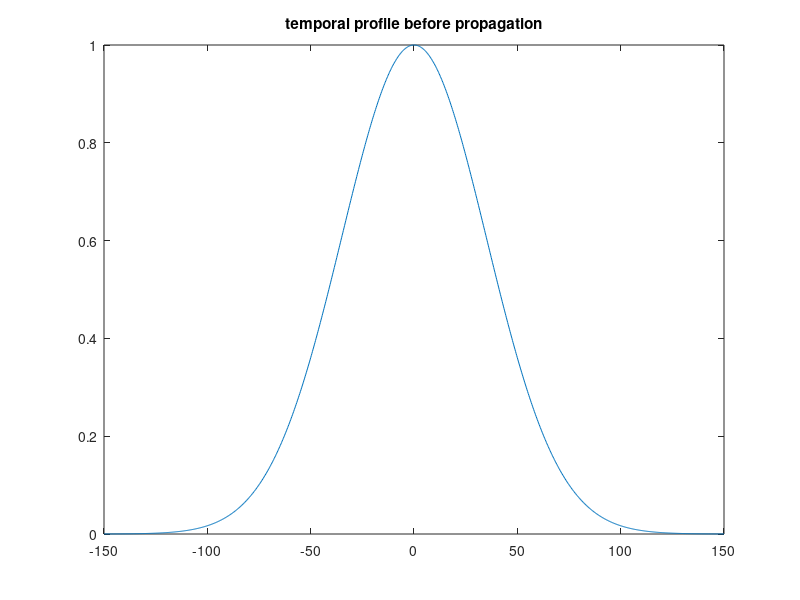
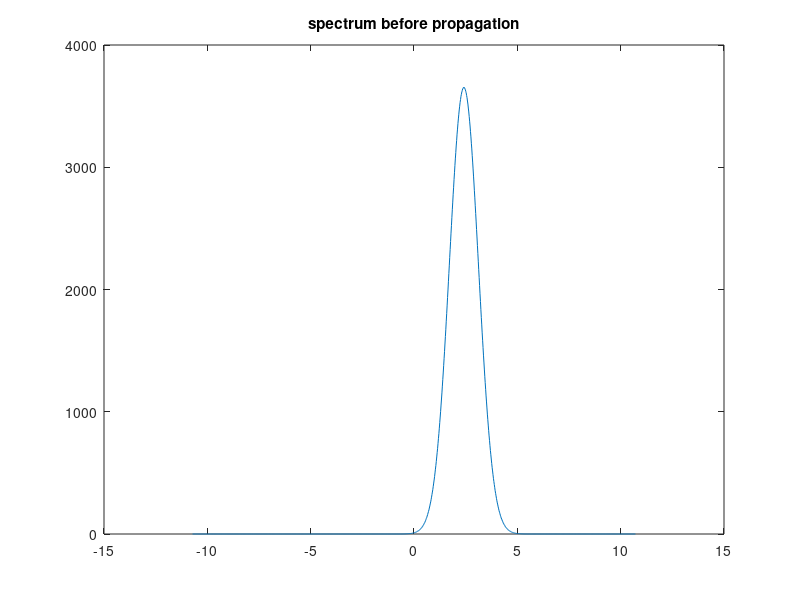

Reproduce these figures in MATLAB, in order. (Note: this script raises an error after producing the figures.)
%%%% BPM in a kerr medium %%%%%%%%%%%%

%Beam propagation method - DHT for spatial profile propagation and FFT for
%temporal
close all;

%%%%%%%%tempoaral profile construction%%%%%%%%%%

tmax = 300; %total width of time domain in fs
c = 3*10^8 ; %speed of flight in m/s
N = 1024; %time resolution
dt=tmax/(N-1);
t = (-tmax/2:dt:tmax/2);
lambda0 = 785 * 10^(-9); %carrier wavelength in meters
w0 = 2*pi*(c/lambda0) * (10^-15);%  carrier frequency in fs^-1
%phit = zeros(1,length(t)); %phase as a function of time
%phit = -(0.09)*(t.^1); %linear phase equals shift 
phit = (0.01)*(t.^2); %experiment with the chirp (0.04 default)
sigsq = (3.5*10).^2; %sigma squared = width of the envelope squared in fs^2
I = exp((-t.^2)/(2*sigsq)); %intensity envelope
ewt = exp(1i*(w0*t - phit));
E=[];
E.time = (1).*sqrt(I).*(((ewt))); %electric field in time domain
E.w = fftshift(fft(ifftshift(E.time))); %electric field in frequency domain through FFT
dw = 2*pi/tmax;
wmax = 2*pi/dt;
w = -wmax/2:dw:wmax/2; % frequency array in fs^-1 units
n=1.0*ones(1,length(w)); % refractive index
x = ((2*pi*c)./(w*10^15)).*(10^6); %Wavelength in microns
%n=sqrt(1+1.03961212./(1-0.00600069867./(x.^2))+0.231792344./(1-0.0200179144./(x.^2))+1.01046945./(1-103.560653./(x.^2)));
n2 = 0.000000;
I_w = (abs(E.w)).^2; %intensity of electric field in frequency domain
A = (I_w/max(I_w))>0.0001; %phase blanking to avoid random phase values
I_w = A.*I_w;
phiw = A.*unwrap(angle(E.w)); %phase blanking to avoid random phase values
figure; plot(t,I);title('temporal profile before propagation')
figure; plot(w,abs(E.w).^2);title('spectrum before propagation')

%%%%%%%%spatial domain construction (transverse coordinates)%%%%%%%%%%

sigma = 100.0e-06; %spot size at z=0 in meters
z = (pi.*(sigma.^2)/lambda0)./4; %propagation length in meters (equal to half Rayleigh range in this example)
steps = 5;
dz = z/steps;
Rmax = 5.0e-04; %maximum spatial grid location in transverse plane in meters
M = 200; %spatial resolution
T = (n.*z/c)*10^15; %group delay in fs
H = dgDHT(Rmax,M); % the H struct contains the DHT matrix and r grid and k grid
r=H.rgrid; %spatial cordinates
k=H.kgrid; %transverse cordinates
E.space = exp((-r.^2)./sigma.^2); %Electric field as a function of transverse coordinates
z_w = zeros(M,N);
b = zeros(1,N);prop = zeros(M,N);Kz = zeros(M,N);hank_wave = zeros(M,N);step = zeros(M,N);
figure;
plot(r,abs(E.space).^2);
title('spatial profile before propagation')
% E_0 = (E.space)*E.time; % initial Electric field - 2d matrix - transverse coordinate and time
% E.z_w = E.space*E.w; % initial Electric field - 2d matrix - transverse coordinate and frequency

for s = 1:steps
fprintf(1,'executing %d out of %d, distance = %d\n',s,steps,s*dz);
b = zeros(1,N);prop = zeros(M,N);Kz = zeros(M,N);hank_wave = zeros(M,N);
E_0 = (E.space)*E.time; % initial Electric field - 2d matrix - transverse coordinate and time
E.w = fftshift(fft(ifftshift(E.time))); %electric field in frequency domain through FFT
E.z_w = E.space*E.w; % initial Electric field - 2d matrix - transverse coordinate and frequency
for m=1:N
%if (abs(w(m))<5 && abs(w(m))>0.5) %only propagate these frequencies - optional
b(m) = ((n(m) .* (w(m)))/c)*10^15;
Kz(:,m) = sqrt(b(m).^2 - k.^2); % k is not a function of m
prop(:,m) = exp(1i*(Kz(:,m) - b(m))*dz); % linear propagator
hank_wave(:,m) = H.DHT*E.z_w(:,m); % DHT operation
E.z_w(:,m) = H.DHT * (prop(:,m).*hank_wave(:,m)); %inverse DHT operarion after propagation
dn = n2*(abs(E.z_w(:,m)).^2);
L = exp(-1i*b(m)*(dn.^2)*dz./(n(m)));
E.z_w(:,m) = L.* E.z_w(:,m);
%end
E_t_z = ifftshift(ifft(fftshift(E.z_w),N,2));
end
end
E_w_z = fftshift(fft(ifftshift(E.z_w),N,2));
figure; plot(w,abs(E_w_z(1,:)).^2);title('spectrum after propagation')
figure;
plot(r,abs(E_t_z(:,512)).^2);title('spatial profile after propagation')
figure;
plot(t,abs(E_t_z(1,:)).^2);title('temporal profile after propagation')
figure; 
surf(t,r,abs(E_t_z).^2);title('after propagation')
shading flat
view(2)
figure;
surfc(t,r,abs(E_0).^2);title('before propagation')
shading flat
view(2)